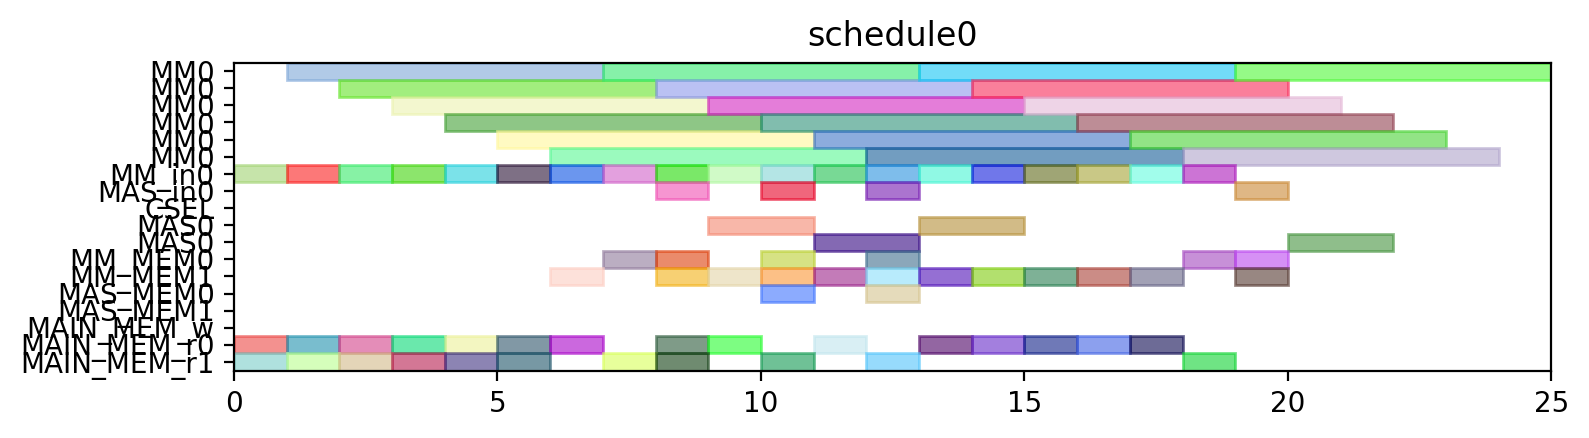

Here is the Python script that generated this plot:
from pyschedule import Scenario, solvers, plotters, alt


def solve():
	horizon = 120
	S = Scenario("schedule0", horizon=horizon)

	# resource
	MM = S.Resources('MM', num=1, size=6)
	MM_in = S.Resources('MM_in', num=1)
	MAS_in = S.Resources('MAS_in', num=1)
	CSEL = S.Resource('CSEL')
	MAS = S.Resources('MAS', num=1, size=2, periods=range(1, horizon))
	MM_MEM = S.Resources('MM_MEM', num=2)
	MAS_MEM = S.Resources('MAS_MEM', num=2)
	MAIN_MEM_w = S.Resource('MAIN_MEM_w', size=1)
	MAIN_MEM_r = S.Resources('MAIN_MEM_r', num=2)

	# result of previous scheduling

	# new tasks
	Z_exp2 = S.Task('Z_exp2', length=6, delay_cost=1)
	Z_exp2 += alt(MM)
	Z_exp2_in = S.Task('Z_exp2_in', length=1, delay_cost=1)
	Z_exp2_in += alt(MM_in)
	S += Z_exp2_in*MM_in[0]<=Z_exp2*MM[0]
	Z_exp2_mem0 = S.Task('Z_exp2_mem0', length=1, delay_cost=1)
	Z_exp2_mem0 += MAIN_MEM_r[0]
	S += Z_exp2_mem0 <= Z_exp2

	Z_exp2_mem1 = S.Task('Z_exp2_mem1', length=1, delay_cost=1)
	Z_exp2_mem1 += MAIN_MEM_r[1]
	S += Z_exp2_mem1 <= Z_exp2

	NX0 = S.Task('NX0', length=6, delay_cost=1)
	NX0 += alt(MM)
	NX0_in = S.Task('NX0_in', length=1, delay_cost=1)
	NX0_in += alt(MM_in)
	S += NX0_in*MM_in[0]<=NX0*MM[0]
	NX0_mem0 = S.Task('NX0_mem0', length=1, delay_cost=1)
	NX0_mem0 += MAIN_MEM_r[0]
	S += NX0_mem0 <= NX0

	NX0_mem1 = S.Task('NX0_mem1', length=1, delay_cost=1)
	NX0_mem1 += MAIN_MEM_r[1]
	S += NX0_mem1 <= NX0

	k0_10_Z1 = S.Task('k0_10_Z1', length=6, delay_cost=1)
	k0_10_Z1 += alt(MM)
	k0_10_Z1_in = S.Task('k0_10_Z1_in', length=1, delay_cost=1)
	k0_10_Z1_in += alt(MM_in)
	S += k0_10_Z1_in*MM_in[0]<=k0_10_Z1*MM[0]
	k0_10_Z1_mem0 = S.Task('k0_10_Z1_mem0', length=1, delay_cost=1)
	k0_10_Z1_mem0 += MAIN_MEM_r[0]
	S += k0_10_Z1_mem0 <= k0_10_Z1

	k0_10_Z1_mem1 = S.Task('k0_10_Z1_mem1', length=1, delay_cost=1)
	k0_10_Z1_mem1 += MAIN_MEM_r[1]
	S += k0_10_Z1_mem1 <= k0_10_Z1

	DX0 = S.Task('DX0', length=6, delay_cost=1)
	DX0 += alt(MM)
	DX0_in = S.Task('DX0_in', length=1, delay_cost=1)
	DX0_in += alt(MM_in)
	S += DX0_in*MM_in[0]<=DX0*MM[0]
	DX0_mem0 = S.Task('DX0_mem0', length=1, delay_cost=1)
	DX0_mem0 += MAIN_MEM_r[0]
	S += DX0_mem0 <= DX0

	DX0_mem1 = S.Task('DX0_mem1', length=1, delay_cost=1)
	DX0_mem1 += MAIN_MEM_r[1]
	S += DX0_mem1 <= DX0

	NY0 = S.Task('NY0', length=6, delay_cost=1)
	NY0 += alt(MM)
	NY0_in = S.Task('NY0_in', length=1, delay_cost=1)
	NY0_in += alt(MM_in)
	S += NY0_in*MM_in[0]<=NY0*MM[0]
	NY0_mem0 = S.Task('NY0_mem0', length=1, delay_cost=1)
	NY0_mem0 += MAIN_MEM_r[0]
	S += NY0_mem0 <= NY0

	NY0_mem1 = S.Task('NY0_mem1', length=1, delay_cost=1)
	NY0_mem1 += MAIN_MEM_r[1]
	S += NY0_mem1 <= NY0

	k2_14_Z1 = S.Task('k2_14_Z1', length=6, delay_cost=1)
	k2_14_Z1 += alt(MM)
	k2_14_Z1_in = S.Task('k2_14_Z1_in', length=1, delay_cost=1)
	k2_14_Z1_in += alt(MM_in)
	S += k2_14_Z1_in*MM_in[0]<=k2_14_Z1*MM[0]
	k2_14_Z1_mem0 = S.Task('k2_14_Z1_mem0', length=1, delay_cost=1)
	k2_14_Z1_mem0 += MAIN_MEM_r[0]
	S += k2_14_Z1_mem0 <= k2_14_Z1

	k2_14_Z1_mem1 = S.Task('k2_14_Z1_mem1', length=1, delay_cost=1)
	k2_14_Z1_mem1 += MAIN_MEM_r[1]
	S += k2_14_Z1_mem1 <= k2_14_Z1

	DY0 = S.Task('DY0', length=6, delay_cost=1)
	DY0 += alt(MM)
	DY0_in = S.Task('DY0_in', length=1, delay_cost=1)
	DY0_in += alt(MM_in)
	S += DY0_in*MM_in[0]<=DY0*MM[0]
	DY0_mem0 = S.Task('DY0_mem0', length=1, delay_cost=1)
	DY0_mem0 += MAIN_MEM_r[0]
	S += DY0_mem0 <= DY0

	DY0_mem1 = S.Task('DY0_mem1', length=1, delay_cost=1)
	DY0_mem1 += MAIN_MEM_r[1]
	S += DY0_mem1 <= DY0

	Z_exp3 = S.Task('Z_exp3', length=6, delay_cost=1)
	Z_exp3 += alt(MM)
	Z_exp3_in = S.Task('Z_exp3_in', length=1, delay_cost=1)
	Z_exp3_in += alt(MM_in)
	S += Z_exp3_in*MM_in[0]<=Z_exp3*MM[0]
	Z_exp3_mem0 = S.Task('Z_exp3_mem0', length=1, delay_cost=1)
	Z_exp3_mem0 += alt(MM_MEM)
	S += (Z_exp2*MM[0])-1 < Z_exp3_mem0*MM_MEM[0]
	S += Z_exp3_mem0 <= Z_exp3

	Z_exp3_mem1 = S.Task('Z_exp3_mem1', length=1, delay_cost=1)
	Z_exp3_mem1 += MAIN_MEM_r[1]
	S += Z_exp3_mem1 <= Z_exp3

	NX1_ = S.Task('NX1_', length=2, delay_cost=1)
	NX1_ += alt(MAS)
	NX1__in = S.Task('NX1__in', length=1, delay_cost=1)
	NX1__in += alt(MAS_in)
	S += NX1__in*MAS_in[0]<=NX1_*MAS[0]

	NX1__mem0 = S.Task('NX1__mem0', length=1, delay_cost=1)
	NX1__mem0 += alt(MM_MEM)
	S += (NX0*MM[0])-1 < NX1__mem0*MM_MEM[0]
	S += NX1__mem0 <= NX1_

	NX1__mem1 = S.Task('NX1__mem1', length=1, delay_cost=1)
	NX1__mem1 += alt(MM_MEM)
	S += (k0_10_Z1*MM[0])-1 < NX1__mem1*MM_MEM[1]
	S += NX1__mem1 <= NX1_

	k0_9_Z2 = S.Task('k0_9_Z2', length=6, delay_cost=1)
	k0_9_Z2 += alt(MM)
	k0_9_Z2_in = S.Task('k0_9_Z2_in', length=1, delay_cost=1)
	k0_9_Z2_in += alt(MM_in)
	S += k0_9_Z2_in*MM_in[0]<=k0_9_Z2*MM[0]
	k0_9_Z2_mem0 = S.Task('k0_9_Z2_mem0', length=1, delay_cost=1)
	k0_9_Z2_mem0 += MAIN_MEM_r[0]
	S += k0_9_Z2_mem0 <= k0_9_Z2

	k0_9_Z2_mem1 = S.Task('k0_9_Z2_mem1', length=1, delay_cost=1)
	k0_9_Z2_mem1 += alt(MM_MEM)
	S += (Z_exp2*MM[0])-1 < k0_9_Z2_mem1*MM_MEM[1]
	S += k0_9_Z2_mem1 <= k0_9_Z2

	k1_9_Z2 = S.Task('k1_9_Z2', length=6, delay_cost=1)
	k1_9_Z2 += alt(MM)
	k1_9_Z2_in = S.Task('k1_9_Z2_in', length=1, delay_cost=1)
	k1_9_Z2_in += alt(MM_in)
	S += k1_9_Z2_in*MM_in[0]<=k1_9_Z2*MM[0]
	k1_9_Z2_mem0 = S.Task('k1_9_Z2_mem0', length=1, delay_cost=1)
	k1_9_Z2_mem0 += MAIN_MEM_r[0]
	S += k1_9_Z2_mem0 <= k1_9_Z2

	k1_9_Z2_mem1 = S.Task('k1_9_Z2_mem1', length=1, delay_cost=1)
	k1_9_Z2_mem1 += alt(MM_MEM)
	S += (Z_exp2*MM[0])-1 < k1_9_Z2_mem1*MM_MEM[1]
	S += k1_9_Z2_mem1 <= k1_9_Z2

	NY1_ = S.Task('NY1_', length=2, delay_cost=1)
	NY1_ += alt(MAS)
	NY1__in = S.Task('NY1__in', length=1, delay_cost=1)
	NY1__in += alt(MAS_in)
	S += NY1__in*MAS_in[0]<=NY1_*MAS[0]

	NY1__mem0 = S.Task('NY1__mem0', length=1, delay_cost=1)
	NY1__mem0 += alt(MM_MEM)
	S += (NY0*MM[0])-1 < NY1__mem0*MM_MEM[0]
	S += NY1__mem0 <= NY1_

	NY1__mem1 = S.Task('NY1__mem1', length=1, delay_cost=1)
	NY1__mem1 += alt(MM_MEM)
	S += (k2_14_Z1*MM[0])-1 < NY1__mem1*MM_MEM[1]
	S += NY1__mem1 <= NY1_

	k2_13_Z2 = S.Task('k2_13_Z2', length=6, delay_cost=1)
	k2_13_Z2 += alt(MM)
	k2_13_Z2_in = S.Task('k2_13_Z2_in', length=1, delay_cost=1)
	k2_13_Z2_in += alt(MM_in)
	S += k2_13_Z2_in*MM_in[0]<=k2_13_Z2*MM[0]
	k2_13_Z2_mem0 = S.Task('k2_13_Z2_mem0', length=1, delay_cost=1)
	k2_13_Z2_mem0 += MAIN_MEM_r[0]
	S += k2_13_Z2_mem0 <= k2_13_Z2

	k2_13_Z2_mem1 = S.Task('k2_13_Z2_mem1', length=1, delay_cost=1)
	k2_13_Z2_mem1 += alt(MM_MEM)
	S += (Z_exp2*MM[0])-1 < k2_13_Z2_mem1*MM_MEM[1]
	S += k2_13_Z2_mem1 <= k2_13_Z2

	k3_14_Z2 = S.Task('k3_14_Z2', length=6, delay_cost=1)
	k3_14_Z2 += alt(MM)
	k3_14_Z2_in = S.Task('k3_14_Z2_in', length=1, delay_cost=1)
	k3_14_Z2_in += alt(MM_in)
	S += k3_14_Z2_in*MM_in[0]<=k3_14_Z2*MM[0]
	k3_14_Z2_mem0 = S.Task('k3_14_Z2_mem0', length=1, delay_cost=1)
	k3_14_Z2_mem0 += MAIN_MEM_r[0]
	S += k3_14_Z2_mem0 <= k3_14_Z2

	k3_14_Z2_mem1 = S.Task('k3_14_Z2_mem1', length=1, delay_cost=1)
	k3_14_Z2_mem1 += alt(MM_MEM)
	S += (Z_exp2*MM[0])-1 < k3_14_Z2_mem1*MM_MEM[1]
	S += k3_14_Z2_mem1 <= k3_14_Z2

	Z_exp4 = S.Task('Z_exp4', length=6, delay_cost=1)
	Z_exp4 += alt(MM)
	Z_exp4_in = S.Task('Z_exp4_in', length=1, delay_cost=1)
	Z_exp4_in += alt(MM_in)
	S += Z_exp4_in*MM_in[0]<=Z_exp4*MM[0]
	Z_exp4_mem0 = S.Task('Z_exp4_mem0', length=1, delay_cost=1)
	Z_exp4_mem0 += alt(MM_MEM)
	S += (Z_exp3*MM[0])-1 < Z_exp4_mem0*MM_MEM[0]
	S += Z_exp4_mem0 <= Z_exp4

	Z_exp4_mem1 = S.Task('Z_exp4_mem1', length=1, delay_cost=1)
	Z_exp4_mem1 += MAIN_MEM_r[1]
	S += Z_exp4_mem1 <= Z_exp4

	NX1 = S.Task('NX1', length=6, delay_cost=1)
	NX1 += alt(MM)
	NX1_in = S.Task('NX1_in', length=1, delay_cost=1)
	NX1_in += alt(MM_in)
	S += NX1_in*MM_in[0]<=NX1*MM[0]
	NX1_mem0 = S.Task('NX1_mem0', length=1, delay_cost=1)
	NX1_mem0 += alt(MAS_MEM)
	S += (NX1_*MAS[0])-1 < NX1_mem0*MAS_MEM[0]
	S += NX1_mem0 <= NX1

	NX1_mem1 = S.Task('NX1_mem1', length=1, delay_cost=1)
	NX1_mem1 += MAIN_MEM_r[1]
	S += NX1_mem1 <= NX1

	k0_8_Z3 = S.Task('k0_8_Z3', length=6, delay_cost=1)
	k0_8_Z3 += alt(MM)
	k0_8_Z3_in = S.Task('k0_8_Z3_in', length=1, delay_cost=1)
	k0_8_Z3_in += alt(MM_in)
	S += k0_8_Z3_in*MM_in[0]<=k0_8_Z3*MM[0]
	k0_8_Z3_mem0 = S.Task('k0_8_Z3_mem0', length=1, delay_cost=1)
	k0_8_Z3_mem0 += MAIN_MEM_r[0]
	S += k0_8_Z3_mem0 <= k0_8_Z3

	k0_8_Z3_mem1 = S.Task('k0_8_Z3_mem1', length=1, delay_cost=1)
	k0_8_Z3_mem1 += alt(MM_MEM)
	S += (Z_exp3*MM[0])-1 < k0_8_Z3_mem1*MM_MEM[1]
	S += k0_8_Z3_mem1 <= k0_8_Z3

	DX1_ = S.Task('DX1_', length=2, delay_cost=1)
	DX1_ += alt(MAS)
	DX1__in = S.Task('DX1__in', length=1, delay_cost=1)
	DX1__in += alt(MAS_in)
	S += DX1__in*MAS_in[0]<=DX1_*MAS[0]

	DX1__mem0 = S.Task('DX1__mem0', length=1, delay_cost=1)
	DX1__mem0 += alt(MM_MEM)
	S += (DX0*MM[0])-1 < DX1__mem0*MM_MEM[0]
	S += DX1__mem0 <= DX1_

	DX1__mem1 = S.Task('DX1__mem1', length=1, delay_cost=1)
	DX1__mem1 += alt(MM_MEM)
	S += (k1_9_Z2*MM[0])-1 < DX1__mem1*MM_MEM[1]
	S += DX1__mem1 <= DX1_

	k1_8_Z3 = S.Task('k1_8_Z3', length=6, delay_cost=1)
	k1_8_Z3 += alt(MM)
	k1_8_Z3_in = S.Task('k1_8_Z3_in', length=1, delay_cost=1)
	k1_8_Z3_in += alt(MM_in)
	S += k1_8_Z3_in*MM_in[0]<=k1_8_Z3*MM[0]
	k1_8_Z3_mem0 = S.Task('k1_8_Z3_mem0', length=1, delay_cost=1)
	k1_8_Z3_mem0 += MAIN_MEM_r[0]
	S += k1_8_Z3_mem0 <= k1_8_Z3

	k1_8_Z3_mem1 = S.Task('k1_8_Z3_mem1', length=1, delay_cost=1)
	k1_8_Z3_mem1 += alt(MM_MEM)
	S += (Z_exp3*MM[0])-1 < k1_8_Z3_mem1*MM_MEM[1]
	S += k1_8_Z3_mem1 <= k1_8_Z3

	NY1 = S.Task('NY1', length=6, delay_cost=1)
	NY1 += alt(MM)
	NY1_in = S.Task('NY1_in', length=1, delay_cost=1)
	NY1_in += alt(MM_in)
	S += NY1_in*MM_in[0]<=NY1*MM[0]
	NY1_mem0 = S.Task('NY1_mem0', length=1, delay_cost=1)
	NY1_mem0 += alt(MAS_MEM)
	S += (NY1_*MAS[0])-1 < NY1_mem0*MAS_MEM[0]
	S += NY1_mem0 <= NY1

	NY1_mem1 = S.Task('NY1_mem1', length=1, delay_cost=1)
	NY1_mem1 += MAIN_MEM_r[1]
	S += NY1_mem1 <= NY1

	k2_12_Z3 = S.Task('k2_12_Z3', length=6, delay_cost=1)
	k2_12_Z3 += alt(MM)
	k2_12_Z3_in = S.Task('k2_12_Z3_in', length=1, delay_cost=1)
	k2_12_Z3_in += alt(MM_in)
	S += k2_12_Z3_in*MM_in[0]<=k2_12_Z3*MM[0]
	k2_12_Z3_mem0 = S.Task('k2_12_Z3_mem0', length=1, delay_cost=1)
	k2_12_Z3_mem0 += MAIN_MEM_r[0]
	S += k2_12_Z3_mem0 <= k2_12_Z3

	k2_12_Z3_mem1 = S.Task('k2_12_Z3_mem1', length=1, delay_cost=1)
	k2_12_Z3_mem1 += alt(MM_MEM)
	S += (Z_exp3*MM[0])-1 < k2_12_Z3_mem1*MM_MEM[1]
	S += k2_12_Z3_mem1 <= k2_12_Z3

	DY1_ = S.Task('DY1_', length=2, delay_cost=1)
	DY1_ += alt(MAS)
	DY1__in = S.Task('DY1__in', length=1, delay_cost=1)
	DY1__in += alt(MAS_in)
	S += DY1__in*MAS_in[0]<=DY1_*MAS[0]

	DY1__mem0 = S.Task('DY1__mem0', length=1, delay_cost=1)
	DY1__mem0 += alt(MM_MEM)
	S += (DY0*MM[0])-1 < DY1__mem0*MM_MEM[0]
	S += DY1__mem0 <= DY1_

	DY1__mem1 = S.Task('DY1__mem1', length=1, delay_cost=1)
	DY1__mem1 += alt(MM_MEM)
	S += (k3_14_Z2*MM[0])-1 < DY1__mem1*MM_MEM[1]
	S += DY1__mem1 <= DY1_

	k3_13_Z3 = S.Task('k3_13_Z3', length=6, delay_cost=1)
	k3_13_Z3 += alt(MM)
	k3_13_Z3_in = S.Task('k3_13_Z3_in', length=1, delay_cost=1)
	k3_13_Z3_in += alt(MM_in)
	S += k3_13_Z3_in*MM_in[0]<=k3_13_Z3*MM[0]
	k3_13_Z3_mem0 = S.Task('k3_13_Z3_mem0', length=1, delay_cost=1)
	k3_13_Z3_mem0 += MAIN_MEM_r[0]
	S += k3_13_Z3_mem0 <= k3_13_Z3

	k3_13_Z3_mem1 = S.Task('k3_13_Z3_mem1', length=1, delay_cost=1)
	k3_13_Z3_mem1 += alt(MM_MEM)
	S += (Z_exp3*MM[0])-1 < k3_13_Z3_mem1*MM_MEM[1]
	S += k3_13_Z3_mem1 <= k3_13_Z3

	solvers.mip.solve(S,msg=1,kind='CPLEX',ratio_gap=1.01)

	solution = [['hoge']*len(S.solution()[1]) for i in range(len(S.solution()))]
	for i in range(len(S.solution())):
		for j in range(len(S.solution()[i])):
			solution[i][j]=str(S.solution()[i][j])
	print(solution)

	cycles = int(solution[-1][3])

	pic_file_name = "/mnt/rose/usr1/fukuda/ABE/multiRAM_multiMAS_16mux/scheduling_result/stage6MM1_stage2MAS1/ISOGENY/schedule0.png"
	if(S.solution() != []):
		plotters.matplotlib.plot(S,img_filename=pic_file_name, show_task_labels=False, fig_size=(cycles*0.25+3, 2))

	return solution
